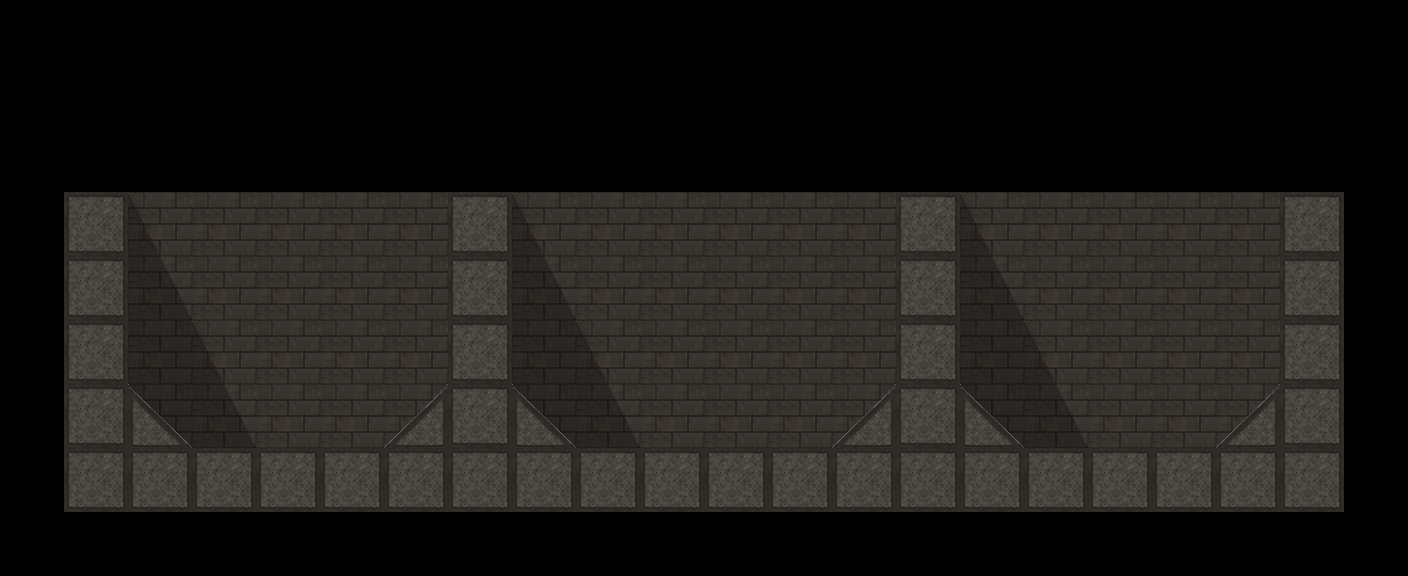

A level layout from a 2D game, rendered from its tile map. Below: a short description, then the map file with tile-grid data replaced by summaries:
An orthogonal 22x9 tile map with 64x64 px tiles, 4 tile layers (back, shadow2, collision, shadow), 2 tilesets.

<map version="1.0" orientation="orthogonal" width="22" height="9" tilewidth="64" tileheight="64">
 <tileset firstgid="1" name="tileset" tilewidth="64" tileheight="64">
  <image source="../gfx/maps/tilesets/tileset.png" />
 </tileset>
 <tileset firstgid="7" name="shadow" tilewidth="64" tileheight="64">
  <image source="../gfx/maps/tilesets/shadow.png" />
 </tileset>
 <layer name="back" width="22" height="9">
  <data>[198 cells, 100 non-empty, 1 distinct tile ids]</data>
 </layer>
 <layer name="shadow2" width="22" height="9">
  <data>[198 cells, 3 non-empty, 1 distinct tile ids]</data>
 </layer>
 <layer name="collision" width="22" height="9">
  <data>[198 cells, 42 non-empty, 3 distinct tile ids]</data>
 </layer>
 <layer name="shadow" width="22" height="9">
  <data>[198 cells, 15 non-empty, 3 distinct tile ids]</data>
 </layer>
</map>
